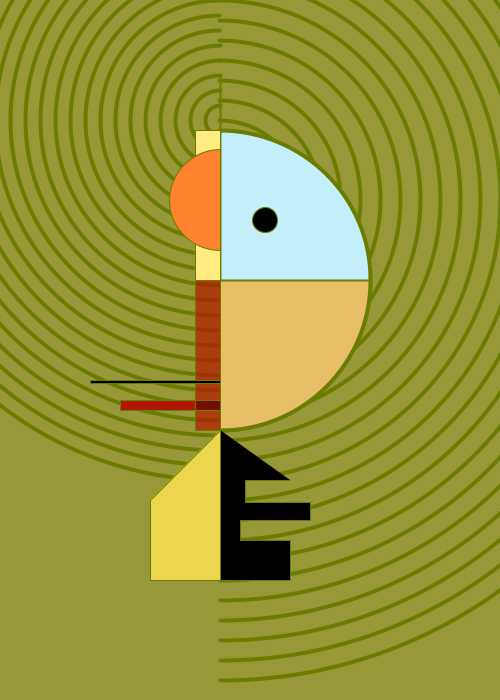
Frame 1 (no input)
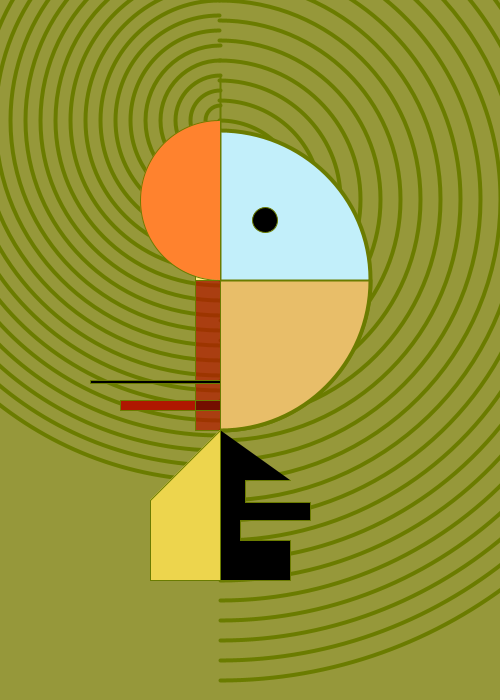
Frame 60 (the mouse pressed at the canvas centre just before this capture)
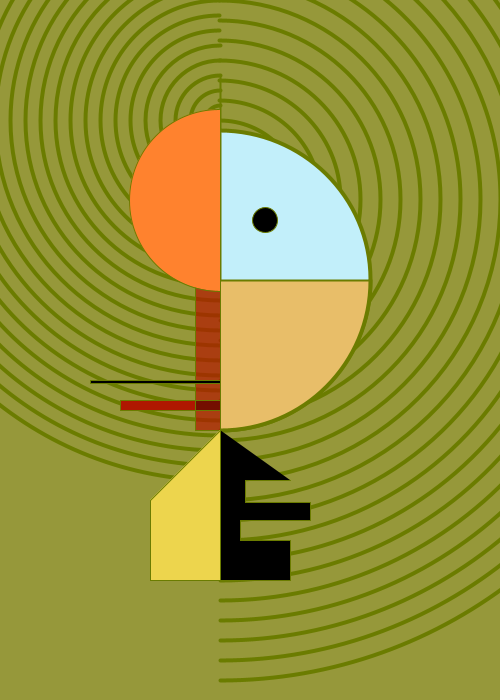
Frame 120 (the mouse held since frame 60 and released just before this capture)

The Processing sketch that drew these frames (run headless with seeded random() and noise(); from frame 60 on, the mouse is pressed at the canvas centre):

// Processing sketch: kandinsky_3
// ── kandinsky_3.pde
int x=220;
int headWidth = 100;
int headHeight = 100;
/* boolean can be either true or false
 * we'll use growing to keep track of
 * if our code should be increasing
 * or decreasing the size of the head
 */
boolean growing = true;

void setup() {
  size(500, 700);
}

void draw() {
  if (growing) {
    // increment by 1, +1/
    // headWidth = headWidth + 1;
    headWidth++;
    headHeight++;
  } else {
    // else growing is false
    // so we are shrinking
    headWidth--; // decrement head size
    headHeight--;
    /* -- means
     * headHeight = headHeight - 1;
     */
  }

  // when headWidth gets too big
  // start shrinking
  if (headWidth > 200) {
    growing = false; // we are now shrinking
  }
  if (headWidth < 0){
    // our head is too small
    // start growing again
    growing = true;
  }

  background(#96983A);

  for (int i=20; i <500; i +=20) {
    noFill();
    strokeWeight(4);
    stroke(#6B7C00); 
    arc(x, x-20, i*2, i*2, radians(-90), radians(90));
    arc(x, x-100, i*1.5, i*1.5, radians(90), radians(270));
  }

  fill(#C2EFFA);
  arc(x, 280, 300, 300, radians(-90), radians(90)); //right face
  fill(#E8BE69);
  arc(x, 280, 300, 300, 0, radians(90));//right quoter face

  strokeWeight(2);
  line(x, 280, 370, 280); 
  line(x, 280, 220, 75);

  strokeWeight(1);
  fill(#FFEC81);
  rect(195, 130, 25, 150); //nose up
  fill(#B21800, 180);
  rect(195, 280, 25, 150);//nose down

  fill(0, 0, 0);
  ellipse(265, 220, 25, 25); //eyes

  rect(90, 380, 130, 3); //mouth up

  fill(#AF1700);
  rect(120, 400, 100, 10); //mouth down
  fill(#740F00);
  rect(195, 400, 25, 10); //small mouth

  //body house
  beginShape();
  fill(0, 0, 0);
  vertex(x, 430);
  vertex(x, 580);
  vertex(290, 580);
  vertex(290, 540);
  vertex(240, 540);
  vertex(240, 520);
  vertex(310, 520);
  vertex(310, 502);
  vertex(245, 502);
  vertex(245, 480);
  vertex(290, 480);
  endShape();

  //left body
  beginShape();
  fill(#EDD54D);
  vertex(x, 430);
  vertex(x, 580);
  vertex(150, 580);
  vertex(150, 500);
  vertex(x, 430);
  endShape();

  fill(#FF822E); 
  strokeWeight(1);
  //arc(x, 200, 215, 250, radians(90), radians(270)); //left face
  arc(x, 200, headWidth, headHeight, radians(90), radians(270)); //left face
}
